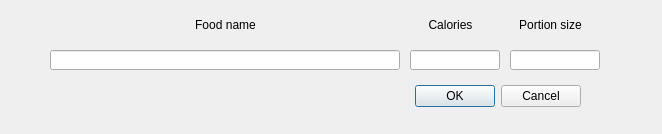
<?xml version="1.0" encoding="UTF-8"?>
<ui version="4.0">
 <class>Dialog</class>
 <widget class="QDialog" name="Dialog">
  <property name="geometry">
   <rect>
    <x>0</x>
    <y>0</y>
    <width>662</width>
    <height>134</height>
   </rect>
  </property>
  <property name="windowTitle">
   <string>Add new food Dialog</string>
  </property>
  <widget class="QDialogButtonBox" name="buttonBox">
   <property name="geometry">
    <rect>
     <x>240</x>
     <y>80</y>
     <width>341</width>
     <height>32</height>
    </rect>
   </property>
   <property name="orientation">
    <enum>Qt::Horizontal</enum>
   </property>
   <property name="standardButtons">
    <set>QDialogButtonBox::Cancel|QDialogButtonBox::Ok</set>
   </property>
  </widget>
  <widget class="QLabel" name="labelGrammage">
   <property name="geometry">
    <rect>
     <x>510</x>
     <y>10</y>
     <width>81</width>
     <height>30</height>
    </rect>
   </property>
   <property name="text">
    <string>Portion size</string>
   </property>
   <property name="alignment">
    <set>Qt::AlignCenter</set>
   </property>
  </widget>
  <widget class="QLineEdit" name="leFoodName">
   <property name="geometry">
    <rect>
     <x>50</x>
     <y>50</y>
     <width>350</width>
     <height>20</height>
    </rect>
   </property>
  </widget>
  <widget class="QLineEdit" name="lePortionSize">
   <property name="geometry">
    <rect>
     <x>510</x>
     <y>50</y>
     <width>90</width>
     <height>20</height>
    </rect>
   </property>
   <property name="toolTip">
    <string>Hello</string>
   </property>
  </widget>
  <widget class="QLabel" name="labelFoodName">
   <property name="geometry">
    <rect>
     <x>50</x>
     <y>10</y>
     <width>351</width>
     <height>30</height>
    </rect>
   </property>
   <property name="text">
    <string>Food name</string>
   </property>
   <property name="alignment">
    <set>Qt::AlignCenter</set>
   </property>
  </widget>
  <widget class="QLabel" name="labelCalories">
   <property name="geometry">
    <rect>
     <x>410</x>
     <y>10</y>
     <width>81</width>
     <height>30</height>
    </rect>
   </property>
   <property name="text">
    <string>Calories</string>
   </property>
   <property name="alignment">
    <set>Qt::AlignCenter</set>
   </property>
  </widget>
  <widget class="QLineEdit" name="leCalories">
   <property name="geometry">
    <rect>
     <x>410</x>
     <y>50</y>
     <width>90</width>
     <height>20</height>
    </rect>
   </property>
   <property name="toolTip">
    <string>Hello</string>
   </property>
  </widget>
 </widget>
 <resources/>
 <connections>
  <connection>
   <sender>buttonBox</sender>
   <signal>accepted()</signal>
   <receiver>Dialog</receiver>
   <slot>accept()</slot>
   <hints>
    <hint type="sourcelabel">
     <x>248</x>
     <y>254</y>
    </hint>
    <hint type="destinationlabel">
     <x>157</x>
     <y>274</y>
    </hint>
   </hints>
  </connection>
  <connection>
   <sender>buttonBox</sender>
   <signal>rejected()</signal>
   <receiver>Dialog</receiver>
   <slot>reject()</slot>
   <hints>
    <hint type="sourcelabel">
     <x>316</x>
     <y>260</y>
    </hint>
    <hint type="destinationlabel">
     <x>286</x>
     <y>274</y>
    </hint>
   </hints>
  </connection>
 </connections>
</ui>
